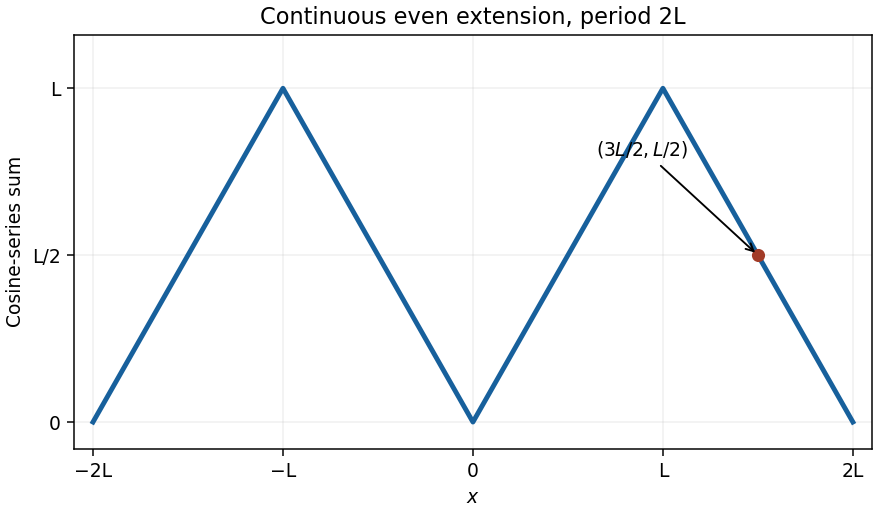

The script that saved this image:
"""Even periodic extension for a half-range cosine series; outputs to CWD."""
from pathlib import Path
import numpy as np
import matplotlib
matplotlib.use('Agg')
import matplotlib.pyplot as plt
x=np.array([-2,-1,0,1,2]); y=np.array([0,1,0,1,0])
fig,ax=plt.subplots(figsize=(6.5,3.8),layout='constrained')
ax.plot(x,y,lw=2.6,color='#17609c')
ax.scatter([1.5],[.5],color='#a23b27',zorder=3)
ax.annotate(r'$(3L/2,L/2)$',xy=(1.5,.5),xytext=(.65,.8),arrowprops={'arrowstyle':'->'})
ax.set_xticks(x,['−2L','−L','0','L','2L']);ax.set_yticks([0,.5,1],['0','L/2','L'])
ax.set_ylim(-.08,1.16);ax.set_xlim(-2.1,2.1);ax.grid(alpha=.2)
ax.set_xlabel('$x$');ax.set_ylabel('Cosine-series sum')
ax.set_title('Continuous even extension, period 2L')
fig.savefig(Path('paper-1-cosine-extension.png'),dpi=135,facecolor='white')
